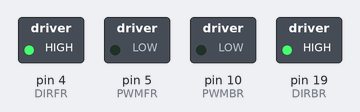
Recording of a sketch running on a simulated Arduino Uno, built with avr-gcc and run on an emulated ATmega328P. Parts: switched loads named in the sketch (green lamp = pin HIGH).

Above: at 0.1 s.
At 4.1 s:
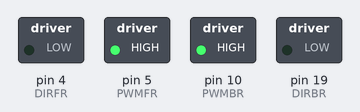
At 14.1 s:
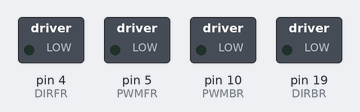
Timing chart, 0 to 15.6 s (numbered marks = the images above):
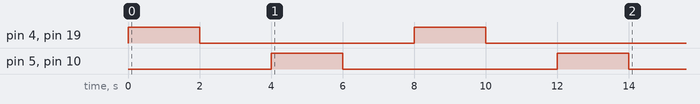

The sketch:

right_motor.ino
```cpp
//right, go and back

//pin
const int DIRFR =4;
const int PWMFR =5;
const int DIRBR =19;
const int PWMBR =10;

void setup() {
  //setting
  pinMode(DIRFR, OUTPUT);
  pinMode(DIRBR, OUTPUT);

  digitalWrite(DIRFR, LOW);
  analogWrite(PWMFR, 0);
  digitalWrite(DIRBR, LOW);
  analogWrite(PWMBR, 0);


  for(int cnt =0;cnt <2;cnt ++) {
    //go
    digitalWrite(DIRFR, HIGH);
    analogWrite(PWMFR, 0);
    digitalWrite(DIRBR, HIGH);
    analogWrite(PWMBR, 0);

    delay(2000);

    //stop
    digitalWrite(DIRFR, LOW);
    analogWrite(PWMFR, 0);
    digitalWrite(DIRBR, LOW);
    analogWrite(PWMBR, 0);

    delay(2000);

    //back
    digitalWrite(DIRFR, LOW);
    analogWrite(PWMFR, 255);
    digitalWrite(DIRBR, LOW);
    analogWrite(PWMBR, 255);

    delay(2000);

    //stop
    digitalWrite(DIRFR, LOW);
    analogWrite(PWMFR, 0);
    digitalWrite(DIRBR, LOW);
    analogWrite(PWMBR, 0);

    delay(2000);
  }
}

void loop() {
  // put your main code here, to run repeatedly:

}
```
